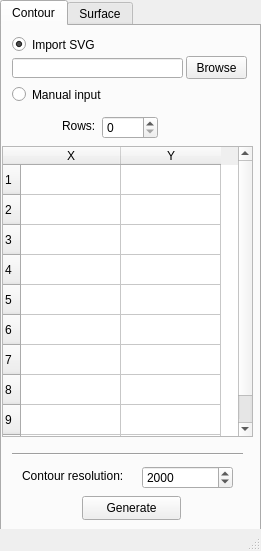
<?xml version="1.0" encoding="UTF-8"?>
<ui version="4.0">
 <class>MainWindow</class>
 <widget class="QMainWindow" name="MainWindow">
  <property name="geometry">
   <rect>
    <x>0</x>
    <y>0</y>
    <width>261</width>
    <height>551</height>
   </rect>
  </property>
  <property name="minimumSize">
   <size>
    <width>261</width>
    <height>551</height>
   </size>
  </property>
  <property name="maximumSize">
   <size>
    <width>261</width>
    <height>551</height>
   </size>
  </property>
  <property name="windowTitle">
   <string>finFoil</string>
  </property>
  <widget class="QWidget" name="centralwidget">
   <widget class="QTabWidget" name="tabWidget">
    <property name="geometry">
     <rect>
      <x>0</x>
      <y>0</y>
      <width>261</width>
      <height>531</height>
     </rect>
    </property>
    <property name="minimumSize">
     <size>
      <width>261</width>
      <height>441</height>
     </size>
    </property>
    <property name="currentIndex">
     <number>0</number>
    </property>
    <widget class="QWidget" name="tab">
     <attribute name="title">
      <string>Contour</string>
     </attribute>
     <widget class="QPushButton" name="but_genSpline">
      <property name="geometry">
       <rect>
        <x>80</x>
        <y>470</y>
        <width>99</width>
        <height>24</height>
       </rect>
      </property>
      <property name="text">
       <string>Generate</string>
      </property>
      <property name="checkable">
       <bool>false</bool>
      </property>
      <property name="autoDefault">
       <bool>false</bool>
      </property>
      <property name="default">
       <bool>false</bool>
      </property>
     </widget>
     <widget class="QSpinBox" name="contour_resolution">
      <property name="geometry">
       <rect>
        <x>140</x>
        <y>440</y>
        <width>91</width>
        <height>23</height>
       </rect>
      </property>
      <property name="maximum">
       <number>10000</number>
      </property>
      <property name="singleStep">
       <number>100</number>
      </property>
      <property name="value">
       <number>2000</number>
      </property>
     </widget>
     <widget class="QTableWidget" name="tab_inpoints">
      <property name="geometry">
       <rect>
        <x>0</x>
        <y>120</y>
        <width>251</width>
        <height>291</height>
       </rect>
      </property>
      <property name="rowCount">
       <number>10</number>
      </property>
      <row/>
      <row/>
      <row/>
      <row/>
      <row/>
      <row/>
      <row/>
      <row/>
      <row/>
      <row/>
      <column>
       <property name="text">
        <string>X</string>
       </property>
      </column>
      <column>
       <property name="text">
        <string>Y</string>
       </property>
      </column>
     </widget>
     <widget class="QLabel" name="label">
      <property name="geometry">
       <rect>
        <x>20</x>
        <y>440</y>
        <width>130</width>
        <height>20</height>
       </rect>
      </property>
      <property name="text">
       <string>Contour resolution:</string>
      </property>
     </widget>
     <widget class="QSpinBox" name="spin_rows">
      <property name="geometry">
       <rect>
        <x>100</x>
        <y>90</y>
        <width>56</width>
        <height>23</height>
       </rect>
      </property>
     </widget>
     <widget class="QLabel" name="label_4">
      <property name="geometry">
       <rect>
        <x>60</x>
        <y>90</y>
        <width>40</width>
        <height>20</height>
       </rect>
      </property>
      <property name="text">
       <string>Rows:</string>
      </property>
     </widget>
     <widget class="QRadioButton" name="radioImportSVG">
      <property name="geometry">
       <rect>
        <x>10</x>
        <y>10</y>
        <width>231</width>
        <height>17</height>
       </rect>
      </property>
      <property name="text">
       <string>Import SVG</string>
      </property>
      <property name="checked">
       <bool>true</bool>
      </property>
      <property name="autoExclusive">
       <bool>true</bool>
      </property>
     </widget>
     <widget class="QRadioButton" name="radioManualInput">
      <property name="geometry">
       <rect>
        <x>10</x>
        <y>60</y>
        <width>231</width>
        <height>17</height>
       </rect>
      </property>
      <property name="text">
       <string>Manual input</string>
      </property>
     </widget>
     <widget class="Line" name="line">
      <property name="geometry">
       <rect>
        <x>10</x>
        <y>420</y>
        <width>231</width>
        <height>16</height>
       </rect>
      </property>
      <property name="orientation">
       <enum>Qt::Horizontal</enum>
      </property>
     </widget>
     <widget class="QPushButton" name="butBrowseSVG">
      <property name="geometry">
       <rect>
        <x>184</x>
        <y>30</y>
        <width>61</width>
        <height>23</height>
       </rect>
      </property>
      <property name="text">
       <string>Browse</string>
      </property>
     </widget>
     <widget class="QLineEdit" name="lineSelectedSVG">
      <property name="enabled">
       <bool>true</bool>
      </property>
      <property name="geometry">
       <rect>
        <x>10</x>
        <y>32</y>
        <width>171</width>
        <height>20</height>
       </rect>
      </property>
      <property name="readOnly">
       <bool>true</bool>
      </property>
     </widget>
    </widget>
    <widget class="QWidget" name="tab_2">
     <attribute name="title">
      <string>Surface</string>
     </attribute>
     <widget class="QLabel" name="label_2">
      <property name="geometry">
       <rect>
        <x>60</x>
        <y>250</y>
        <width>80</width>
        <height>20</height>
       </rect>
      </property>
      <property name="text">
       <string>X resolution:</string>
      </property>
     </widget>
     <widget class="QLabel" name="label_3">
      <property name="geometry">
       <rect>
        <x>62</x>
        <y>280</y>
        <width>80</width>
        <height>20</height>
       </rect>
      </property>
      <property name="text">
       <string>Y resolution:</string>
      </property>
     </widget>
     <widget class="QSpinBox" name="Xresolution">
      <property name="geometry">
       <rect>
        <x>140</x>
        <y>249</y>
        <width>91</width>
        <height>23</height>
       </rect>
      </property>
      <property name="maximum">
       <number>3000</number>
      </property>
      <property name="singleStep">
       <number>100</number>
      </property>
      <property name="value">
       <number>1000</number>
      </property>
     </widget>
     <widget class="QSpinBox" name="Yresolution">
      <property name="geometry">
       <rect>
        <x>140</x>
        <y>279</y>
        <width>91</width>
        <height>23</height>
       </rect>
      </property>
      <property name="maximum">
       <number>3000</number>
      </property>
      <property name="singleStep">
       <number>100</number>
      </property>
      <property name="value">
       <number>1000</number>
      </property>
     </widget>
     <widget class="QPushButton" name="but_genSurf">
      <property name="geometry">
       <rect>
        <x>80</x>
        <y>320</y>
        <width>99</width>
        <height>24</height>
       </rect>
      </property>
      <property name="text">
       <string>Generate</string>
      </property>
      <property name="checkable">
       <bool>false</bool>
      </property>
      <property name="autoDefault">
       <bool>false</bool>
      </property>
      <property name="default">
       <bool>false</bool>
      </property>
     </widget>
     <widget class="QLabel" name="label_5">
      <property name="geometry">
       <rect>
        <x>21</x>
        <y>21</y>
        <width>120</width>
        <height>20</height>
       </rect>
      </property>
      <property name="text">
       <string>Fin base thickness:</string>
      </property>
     </widget>
     <widget class="QDoubleSpinBox" name="spin_thickness">
      <property name="geometry">
       <rect>
        <x>140</x>
        <y>20</y>
        <width>90</width>
        <height>23</height>
       </rect>
      </property>
      <property name="decimals">
       <number>2</number>
      </property>
      <property name="singleStep">
       <double>0.100000000000000</double>
      </property>
      <property name="value">
       <double>1.000000000000000</double>
      </property>
     </widget>
     <widget class="QLabel" name="label_6">
      <property name="geometry">
       <rect>
        <x>40</x>
        <y>51</y>
        <width>100</width>
        <height>20</height>
       </rect>
      </property>
      <property name="text">
       <string>Layer thickness:</string>
      </property>
     </widget>
     <widget class="QDoubleSpinBox" name="spin_layer">
      <property name="geometry">
       <rect>
        <x>140</x>
        <y>50</y>
        <width>90</width>
        <height>23</height>
       </rect>
      </property>
      <property name="decimals">
       <number>2</number>
      </property>
      <property name="singleStep">
       <double>0.100000000000000</double>
      </property>
      <property name="value">
       <double>0.100000000000000</double>
      </property>
     </widget>
     <widget class="QLabel" name="label_7">
      <property name="geometry">
       <rect>
        <x>20</x>
        <y>350</y>
        <width>221</width>
        <height>71</height>
       </rect>
      </property>
      <property name="text">
       <string>Generate a contour before generating a surface.</string>
      </property>
      <property name="wordWrap">
       <bool>true</bool>
      </property>
     </widget>
     <widget class="Line" name="line_2">
      <property name="geometry">
       <rect>
        <x>17</x>
        <y>230</y>
        <width>211</width>
        <height>16</height>
       </rect>
      </property>
      <property name="orientation">
       <enum>Qt::Horizontal</enum>
      </property>
     </widget>
     <widget class="QLabel" name="label_8">
      <property name="geometry">
       <rect>
        <x>40</x>
        <y>151</y>
        <width>100</width>
        <height>20</height>
       </rect>
      </property>
      <property name="text">
       <string>Profile constant:</string>
      </property>
     </widget>
     <widget class="QDoubleSpinBox" name="spin_exponConstant">
      <property name="geometry">
       <rect>
        <x>140</x>
        <y>150</y>
        <width>90</width>
        <height>23</height>
       </rect>
      </property>
      <property name="decimals">
       <number>2</number>
      </property>
      <property name="minimum">
       <double>0.010000000000000</double>
      </property>
      <property name="maximum">
       <double>1000.000000000000000</double>
      </property>
      <property name="singleStep">
       <double>1.000000000000000</double>
      </property>
      <property name="value">
       <double>5.000000000000000</double>
      </property>
     </widget>
     <widget class="QRadioButton" name="exponentialThicknessRadio">
      <property name="geometry">
       <rect>
        <x>10</x>
        <y>130</y>
        <width>241</width>
        <height>21</height>
       </rect>
      </property>
      <property name="text">
       <string>Use exponential thickness profile</string>
      </property>
      <property name="checked">
       <bool>true</bool>
      </property>
     </widget>
     <widget class="QRadioButton" name="percentualThicknessRadio">
      <property name="geometry">
       <rect>
        <x>10</x>
        <y>180</y>
        <width>231</width>
        <height>21</height>
       </rect>
      </property>
      <property name="text">
       <string>Use percentual thickness profile</string>
      </property>
     </widget>
     <widget class="QRadioButton" name="quadraticThicknessRadio">
      <property name="geometry">
       <rect>
        <x>10</x>
        <y>100</y>
        <width>231</width>
        <height>21</height>
       </rect>
      </property>
      <property name="text">
       <string>Use Quadratic thickness profile</string>
      </property>
     </widget>
     <widget class="QDoubleSpinBox" name="spin_percentualConstant">
      <property name="geometry">
       <rect>
        <x>140</x>
        <y>199</y>
        <width>90</width>
        <height>23</height>
       </rect>
      </property>
      <property name="decimals">
       <number>0</number>
      </property>
      <property name="minimum">
       <double>0.000000000000000</double>
      </property>
      <property name="maximum">
       <double>100.000000000000000</double>
      </property>
      <property name="singleStep">
       <double>1.000000000000000</double>
      </property>
      <property name="value">
       <double>10.000000000000000</double>
      </property>
     </widget>
     <widget class="QLabel" name="label_9">
      <property name="geometry">
       <rect>
        <x>40</x>
        <y>200</y>
        <width>100</width>
        <height>20</height>
       </rect>
      </property>
      <property name="text">
       <string>Percentage:</string>
      </property>
     </widget>
    </widget>
   </widget>
  </widget>
  <widget class="QStatusBar" name="statusbar"/>
  <action name="actionSave">
   <property name="text">
    <string>Save</string>
   </property>
  </action>
  <action name="actionSave_As">
   <property name="text">
    <string>Save As</string>
   </property>
  </action>
  <action name="actionLoad">
   <property name="text">
    <string>Load</string>
   </property>
  </action>
  <action name="actionContour">
   <property name="text">
    <string>Contour</string>
   </property>
  </action>
  <action name="actionSurface">
   <property name="text">
    <string>Surface</string>
   </property>
  </action>
  <action name="actionOpenFile">
   <property name="text">
    <string>Open</string>
   </property>
  </action>
  <action name="actionSaveAs">
   <property name="text">
    <string>Save As</string>
   </property>
  </action>
 </widget>
 <resources/>
 <connections/>
</ui>
